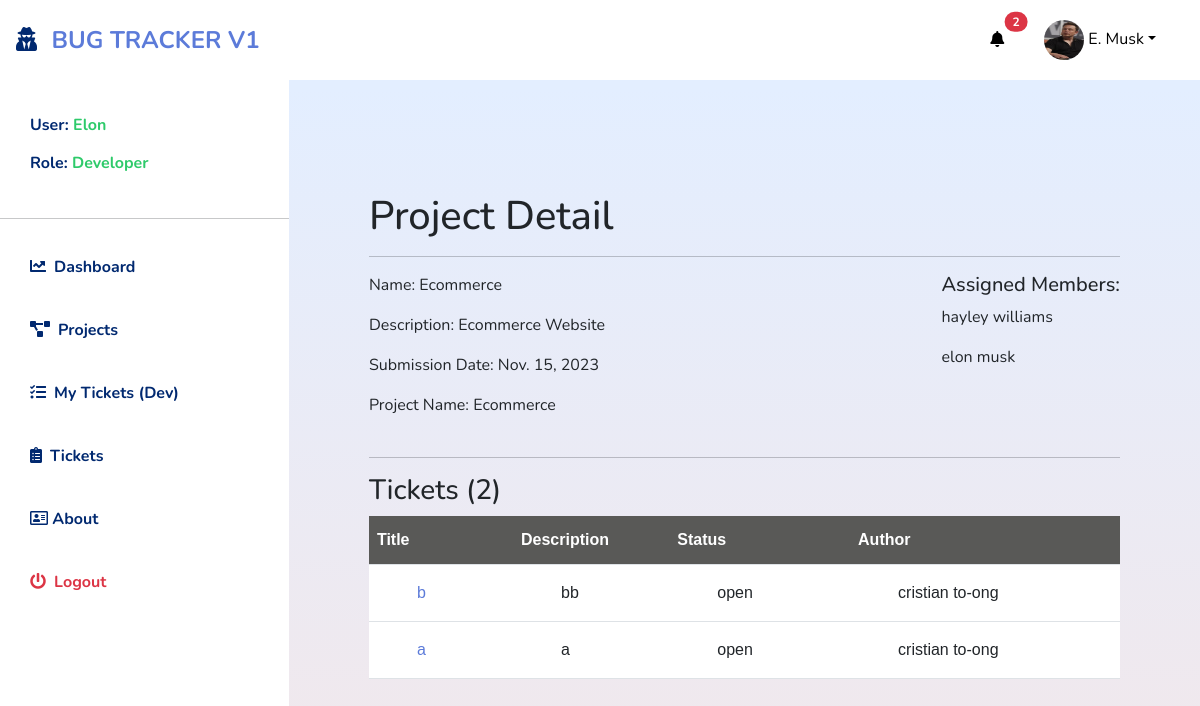
The app's page /bugtracker/projects/1/ (signed in), older data.
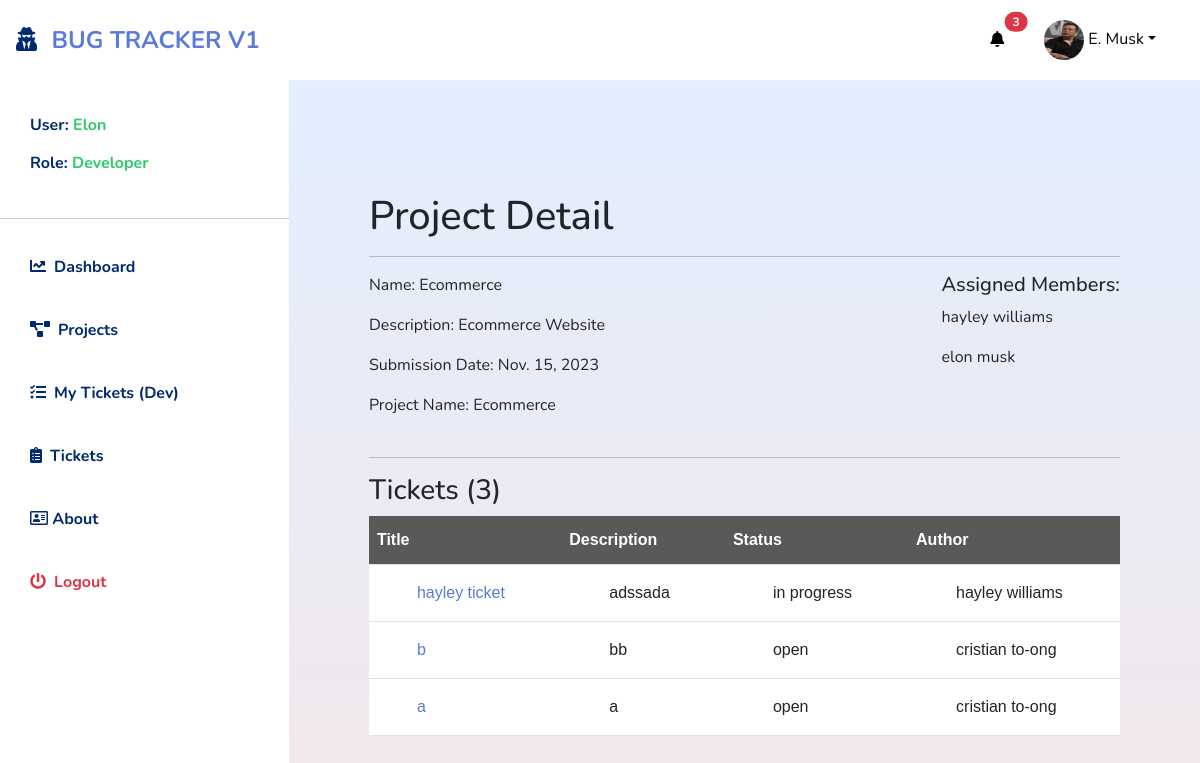
The same page, newer data.
### accounts/models.py (models this page shows, shortened)
class EmployeeProfile(models.Model):
  user = models.OneToOneField(User, on_delete=models.CASCADE, related_name='profile')
  employee_id = models.CharField(max_length=128, blank=True)
  first_name = models.CharField(max_length=200, blank=True)
  last_name = models.CharField(max_length=200, blank=True)
  email = models.EmailField(max_length=200, blank=True)
  role = models.ForeignKey(Role,on_delete=models.CASCADE)
  avatar = models.ImageField(default='avatar.png', upload_to='avatars/', blank=True)
  phone_number = models.CharField(max_length=50, blank=True)
  updated = models.DateTimeField(auto_now=True)
  created = models.DateTimeField(auto_now_add=True)
  class Meta:
    ordering = ('-created',)
  def __str__(self):
    return self.first_name + " " + self.last_name
  def get_fullname(self):
    return self.first_name + " " + self.last_name

### bugtrackerapp/models.py (models this page shows, shortened)
class Ticket(models.Model):
  title = models.CharField(max_length=200,null=True,blank=True)
  ticket_description = models.TextField(null=True,blank=True)
  image = models.ImageField(upload_to='ticketimgs/', blank=True, null=True)
  project = models.ForeignKey(Project, on_delete=models.CASCADE)
  author = models.ForeignKey(EmployeeProfile, on_delete=models.CASCADE, related_name='tickets', unique=False)
  assign_members = models.ManyToManyField(User, related_name='devs', blank=True)
  type = models.ForeignKey(Type, on_delete=models.CASCADE)
  priority = models.ForeignKey(Priority, on_delete=models.CASCADE)
  status = models.ForeignKey(Status, on_delete=models.CASCADE)
  updated = models.DateTimeField(auto_now=True)
  created = models.DateTimeField(auto_now_add=True)
  history = HistoricalRecords(cascade_delete_history=True)
  class Meta:
    ordering = ('-created',)
  def __str__(self):
    return self.title

class Status(models.Model):
  status = models.CharField(max_length=100, null=True,blank=True)
  def __str__(self):
    return self.status

### bugtrackerapp/views.py (the view)
# urls.py: path('projects/<int:project_id>/', views.project_detail, name='project_detail'),
@login_required(login_url="/")
def project_detail(request, project_id):
  project = get_object_or_404(Project, id=project_id)
  tickets_by_project = Ticket.objects.filter(project=project)
  tickets_by_project_count = tickets_by_project.count()
  context = {
    'project':project,
    'tickets_by_project':tickets_by_project,
    'tickets_by_project_count':tickets_by_project_count,
  }
  return render(request, 'bugtrackerapp/project_detail.html', context)

### bugtrackerapp/context_processors.py (called while the page is built)
def my_context_processor(request):
  try:
    notification = Notification.objects.filter(notif_receiver=request.user.profile)
  except:
    notification = None
  return {
    'notification':notification,
  }

### bugtrackerapp/models.py (called while the page is built)
  def __str__(self):
    return self.name

### bugtrackerapp/templates/bugtrackerapp/project_detail.html
{% extends 'base.html' %}
{% load static %}
{% block content %}
<h1>Project Detail</h1>
<hr>
<div class="d-flex flex-row justify-content-between">
  <div>
    <p>Name: {{project.name}}</p>
    <p>Description: {{project.description}}</p>
    <p>Submission Date: {{project.submission_date}}</p>
    Project Name: {{project}}
  </div>
  <div>
    <h5>Assigned Members:</h5>
    {% for member in project.assigned_members.all %}
    <p>{{member}}</p>
    {% endfor %}
  </div>
</div>
<br>
<hr>
<h3>Tickets ({{tickets_by_project_count}})</h3>
<div class="draft-table">
  <table class="table" id="dataTable">
    <thead>
      <tr>
        <th scope="col">Title</th>
        <th scope="col">Description</th>
        <th scope="col">Status</th>
        <th scope="col">Author</th>
      </tr>
    </thead>
    <tbody>
      {% for ticket in tickets_by_project %}
      <tr>
        <td>
          <a href="{% url 'bugtracker:ticket_detail' ticket.id %}">{{ticket}}</a>
        </td>
        <td>
          {{ticket.ticket_description}}
        </td>
        <td>
          {{ticket.status}}
        </td>
        <td>
          {{ticket.author}}
        </td>
      </tr>
      {% endfor %}
    </tbody>
  </table>
</div>
{% endblock content %}

### templates/includes/navbartop.html (shortened to what this page needs)
{% load static %}
{% if user.is_authenticated %}
<div class="navbar-top">
  <div class="sidebar-heading text-center py-4 primary-text fs-4 fw-bold text-uppercase border-bottom"><i
      class="fas fa-user-secret me-2"></i>
    <a href="{% url 'bugtracker:home' %}">Bug Tracker V1</a>
  </div>
  <div class="navbar-menus">
    <div class="dropdown">
      <a class="btn btn-secondary" href="#" role="button" data-bs-toggle="dropdown" aria-expanded="false">
        <i class="fas fa-bell"></i>
        <span class="position-absolute top-0 start-100 translate-middle badge rounded-pill bg-danger">
          {{notification.count}}
        </span>
      </a>
    </div>
    <div class="dropdown dropdown-account">
      <a class="btn btn-secondary dropdown-account-toggle" href="#" role="button" data-bs-toggle="dropdown"
        aria-expanded="false">
        {% if request.user.profile.avatar %}
          <img src="{{request.user.profile.avatar.url}}" alt="profile pic" class="dropdown-account-profile-pic">
        {% endif %}
        <span class=" dropdown-toggle">{{request.user.profile.first_name.0|title}}.
          {{request.user.profile.last_name|capfirst}}</span>
      </a>
    </div>
  </div>
</div>
{% endif %}

Row changes from the older to the newer data that the page shows:
added Ticket: title "hayley ticket", ticket_description "adssada", status "in progress", author "hayley williams"
Text that changed along with them:
{{ notification.count }}: "2" → "3"
{{ tickets_by_project_count }}: "2" → "3"
